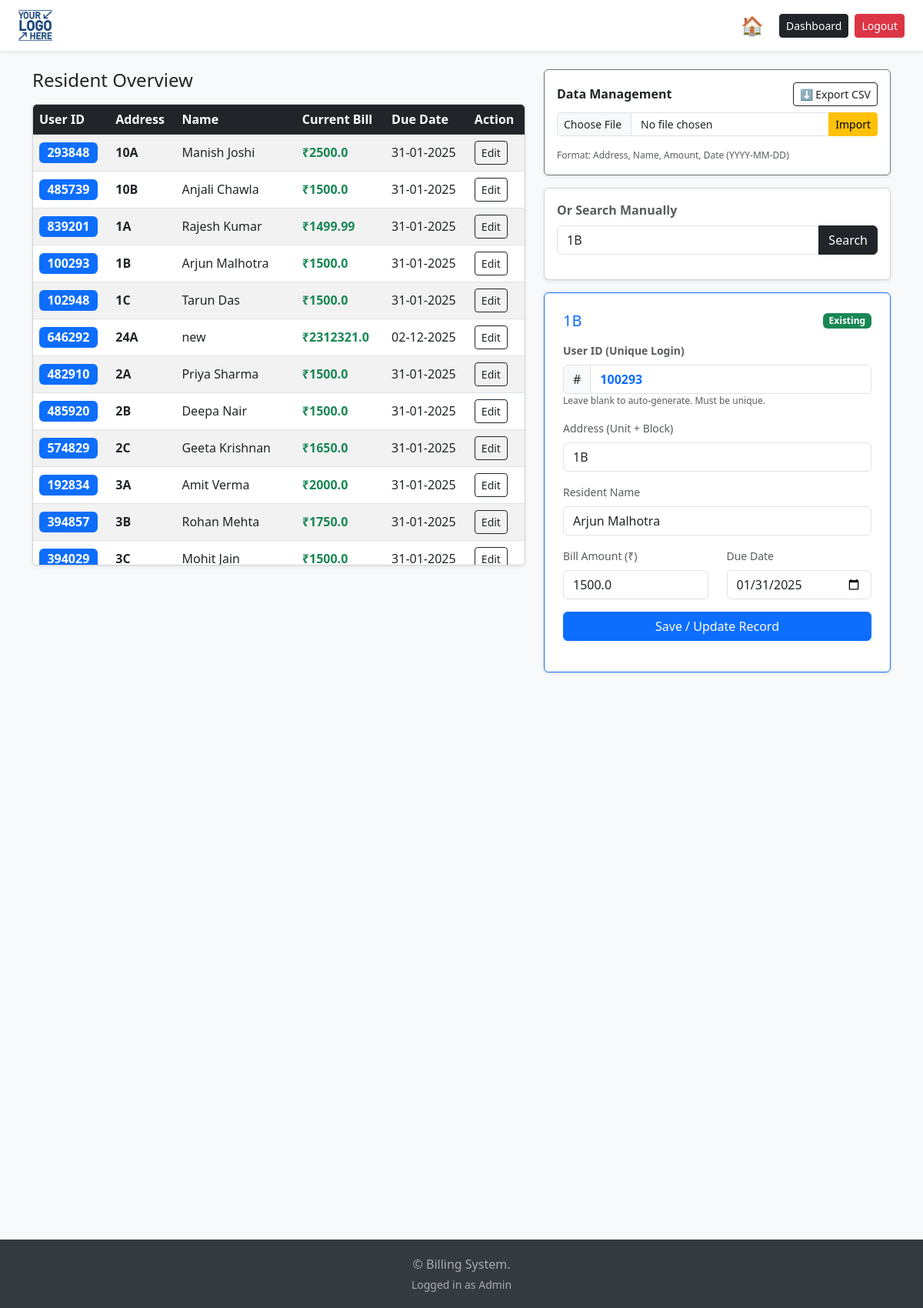
Screenshot of /dashboard?select_address=1B (signed in) with the database file from the repository.
### tables this page shows
CREATE TABLE bills (
            bill_id INTEGER PRIMARY KEY AUTOINCREMENT,
            address TEXT UNIQUE, 
            amount REAL,
            due_date TEXT,
            FOREIGN KEY(address) REFERENCES residents(address)
        );

CREATE TABLE residents (
            address TEXT PRIMARY KEY,
            name TEXT NOT NULL,
            uid TEXT UNIQUE NOT NULL
        );

### app.py (the view)
@app.route('/dashboard', methods=['GET', 'POST'])
@login_required
def dashboard():
    conn = get_db_connection()
    all_residents = conn.execute('''
        SELECT r.address, r.name, r.uid, b.amount, b.due_date
        FROM residents r
        LEFT JOIN bills b ON r.address = b.address
        ORDER BY r.address ASC
    ''').fetchall()
    resident = None
    current_bill = None
    search_term = ""
    if request.method == 'POST':
        search_term = request.form.get('address', '').strip().upper()
    elif request.args.get('select_address'):
        search_term = request.args.get('select_address').strip().upper()
    if search_term:
        resident = conn.execute('SELECT * FROM residents WHERE address = ?', (search_term,)).fetchone()
        current_bill = conn.execute('SELECT * FROM bills WHERE address = ?', (search_term,)).fetchone()
        if not resident and request.method == 'POST':
            flash(f'Address "{search_term}" not found. You can add it below.', 'info')
    conn.close()
    return render_template('dashboard.html',
                         all_residents=all_residents, # New data for the table
                         resident=resident,
                         bill=current_bill,
                         search_term=search_term)

### app.py (called while the page is built)
@login_manager.user_loader
def load_user(user_id):
    conn = sqlite3.connect(DB_NAME)
    c = conn.cursor()
    c.execute("SELECT * FROM admins WHERE id=?", (user_id,))
    res = c.fetchone()
    conn.close()
    if res:
        return User(id=res[0], username=res[1])
    return None

def get_db_connection():
    conn = sqlite3.connect(DB_NAME)
    conn.row_factory = sqlite3.Row
    return conn

@app.template_filter('indian_date')
def indian_date_filter(value):
    if not value:
        return '-'
    try:
        return datetime.strptime(value, '%Y-%m-%d').strftime('%d-%m-%Y')
    except ValueError:
        return value

### templates/dashboard.html (shortened to what this page needs)
{% extends "base.html" %}
{% block content %}
<div class="row">
    <div class="col-md-7">
        <h4 class="mb-3">Resident Overview</h4>
        <div class="card p-0 shadow-sm" style="max-height: 600px; overflow-y: auto;">
            <table class="table table-hover table-striped mb-0">
                <thead class="table-dark sticky-top">
                    <tr>
                        <th>User ID</th>
                        <th>Address</th>
                        <th>Name</th>
                        <th>Current Bill</th>
                        <th>Due Date</th>
                        <th>Action</th>
                    </tr>
                </thead>
                <tbody>
                    {% for row in all_residents %}
                    <tr class="align-middle">
                        <td>
                            {% if row['uid'] %}
                                <span class="badge bg-primary fs-6">{{ row['uid'] }}</span>
                            {% else %}
                                <span class="badge bg-danger">Missing</span>
                            {% endif %}
                        </td>
                        <td class="fw-bold">{{ row['address'] }}</td>
                        <td>{{ row['name'] }}</td>
                        <td>
                            {% if row['amount'] %}
                                <span class="text-success fw-bold">₹{{ row['amount'] }}</span>
                            {% else %}
                                <span class="badge bg-secondary">No Bill</span>
                            {% endif %}
                        </td>
                        <td>{{ row['due_date'] | indian_date }}</td>
                        <td>
                            <a href="{{ url_for('dashboard', select_address=row['address']) }}"
                            class="btn btn-sm btn-outline-dark">Edit</a>
                        </td>
                    </tr>
                    {% else %}
                    <tr>
                        <td colspan="6" class="text-center py-4 text-muted">No residents found.</td>
                    </tr>
                    {% endfor %}
                </tbody>
            </table>
        </div>
    </div>
   <div class="col-md-5">
        <div class="sticky-top" style="top: 20px; z-index: 1;">
            <div class="card p-3 mb-3 shadow-sm border-secondary">
                <div class="d-flex justify-content-between align-items-center mb-2">
                    <h6 class="fw-bold m-0">Data Management</h6>
                    <a href="{{ url_for('export_csv') }}" class="btn btn-sm btn-outline-dark">
                        ⬇ Export CSV
                    </a>
                </div>
                <form action="{{ url_for('import_csv') }}" method="POST" enctype="multipart/form-data">
                    <div class="input-group input-group-sm">
                        <input type="file" name="file" class="form-control" accept=".csv" required>
                        <button type="submit" class="btn btn-warning">Import</button>
                    </div>
                </form>
                <small class="text-muted" style="font-size: 0.75rem;">
                    Format: Address, Name, Amount, Date (YYYY-MM-DD)
                </small>
            </div>
            <div class="card p-3 mb-3 shadow-sm">
                <form method="POST">
                    <label class="form-label fw-bold text-muted">Or Search Manually</label>
                    <div class="input-group">
                        <input type="text" name="address" class="form-control"
                               placeholder="ADDRESS..."
                               value="{{ search_term }}">
                        <button type="submit" class="btn btn-dark">Search</button>
                    </div>
                </form>
            </div>
            {% if search_term %}
            <div class="card p-4 shadow-sm border-primary">
                <div class="d-flex justify-content-between align-items-center mb-3">
                    <h5 class="card-title m-0 text-primary">{{ search_term }}</h5>
                    {% if resident %}
                        <span class="badge bg-success">Existing</span>
                    {% else %}
                        <span class="badge bg-warning text-dark">New Resident</span>
                    {% endif %}
                </div>
                <form action="{{ url_for('save_bill') }}" method="POST">
                    <div class="mb-3">
                        <label class="form-label small text-muted fw-bold">User ID (Unique Login)</label>
                        <div class="input-group">
                            <span class="input-group-text bg-light">#</span>
                            <input type="text" name="uid" class="form-control fw-bold text-primary"
                                value="{{ resident['uid'] if resident else '' }}"
                                placeholder="Auto-generated if empty">
                        </div>
                        <small class="text-muted" style="font-size: 0.75rem;">
                            Leave blank to auto-generate. Must be unique.
                        </small>
                    </div>
                    <div class="mb-3">
                        <label class="form-label small text-muted">Address (Unit + Block)</label>
                        <input type="text" name="address" class="form-control"
                            value="{{ search_term }}" required>
                    </div>
                    <div class="mb-3">
                        <label class="form-label small text-muted">Resident Name</label>
                        <input type="text" name="name" class="form-control"
                            value="{{ resident['name'] if resident else '' }}" required>
                    </div>
                    <div class="row">
                        <div class="col-6 mb-3">
                            <label class="form-label small text-muted">Bill Amount (₹)</label>
                            <input type="number" step="0.01" name="amount" class="form-control"
                                value="{{ bill['amount'] if bill else '' }}" required>
                        </div>
                        <div class="col-6 mb-3">
                            <label class="form-label small text-muted">Due Date</label>
                            <input type="date" name="due_date" class="form-control"
                                value="{{ bill['due_date'] if bill else '' }}" required>
                        </div>
                    </div>
                    <button type="submit" class="btn btn-primary w-100">
                        Save / Update Record
                    </button>
                </form>
            </div>
            {% endif %}
        </div>
    </div>
</div>
{% endblock %}

### templates/base.html (style rules this page uses)
body { background-color: #f8f9fa; min-height: 100vh; display: flex; flex-direction: column; }

### rows the page displays
bills: uid "293848", address "10A", name "Manish Joshi", amount "2500.0", due_date|indian_date "31-01-2025"
bills: uid "485739", address "10B", name "Anjali Chawla", amount "1500.0", due_date|indian_date "31-01-2025"
bills: uid "839201", address "1A", name "Rajesh Kumar", amount "1499.99", due_date|indian_date "31-01-2025"
bills: uid "100293", address "1B", name "Arjun Malhotra", amount "1500.0", due_date|indian_date "31-01-2025", due_date "01/31/2025"
bills: uid "102948", address "1C", name "Tarun Das", amount "1500.0", due_date|indian_date "31-01-2025"
bills: uid "646292", address "24A", name "new", amount "2312321.0", due_date|indian_date "02-12-2025"
bills: uid "482910", address "2A", name "Priya Sharma", amount "1500.0", due_date|indian_date "31-01-2025"
bills: uid "485920", address "2B", name "Deepa Nair", amount "1500.0", due_date|indian_date "31-01-2025"
bills: uid "574829", address "2C", name "Geeta Krishnan", amount "1650.0", due_date|indian_date "31-01-2025"
bills: uid "192834", address "3A", name "Amit Verma", amount "2000.0", due_date|indian_date "31-01-2025"
bills: uid "394857", address "3B", name "Rohan Mehta", amount "1750.0", due_date|indian_date "31-01-2025"
bills: uid "394029", address "3C", name "Mohit Jain", amount "1500.0", due_date|indian_date "31-01-2025"
residents: uid "100293", name "Arjun Malhotra"

### other values shown
{{ search_term }} "1B"
